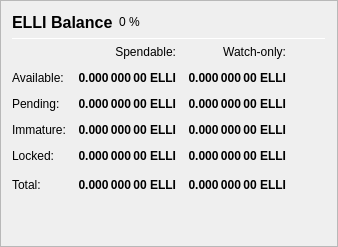
                   <widget class="QFrame" name="frame_Balances">
                    <property name="frameShape">
                     <enum>QFrame::StyledPanel</enum>
                    </property>
                    <property name="frameShadow">
                     <enum>QFrame::Raised</enum>
                    </property>
                    <layout class="QVBoxLayout" name="verticalLayout_4">
                     <item>
                      <layout class="QHBoxLayout" name="horizontalLayout_4">
                       <item>
                        <widget class="QLabel" name="label_5">
                         <property name="minimumSize">
                          <size>
                           <width>0</width>
                           <height>20</height>
                          </size>
                         </property>
                         <property name="font">
                          <font>
                           <pointsize>12</pointsize>
                           <weight>75</weight>
                           <bold>true</bold>
                          </font>
                         </property>
                         <property name="text">
                          <string>ELLI Balance</string>
                         </property>
                        </widget>
                       </item>
                       <item>
                        <widget class="QLabel" name="labelELLIPercent">
                         <property name="text">
                          <string notr="true">0 %</string>
                         </property>
                        </widget>
                       </item>
                       <item>
                        <spacer name="horizontalSpacer_3">
                         <property name="orientation">
                          <enum>Qt::Horizontal</enum>
                         </property>
                         <property name="sizeHint" stdset="0">
                          <size>
                           <width>40</width>
                           <height>20</height>
                          </size>
                         </property>
                        </spacer>
                       </item>
                      </layout>
                     </item>
                     <item>
                      <widget class="Line" name="line_Balance">
                       <property name="minimumSize">
                        <size>
                         <width>0</width>
                         <height>1</height>
                        </size>
                       </property>
                       <property name="maximumSize">
                        <size>
                         <width>16777215</width>
                         <height>1</height>
                        </size>
                       </property>
                       <property name="orientation">
                        <enum>Qt::Horizontal</enum>
                       </property>
                      </widget>
                     </item>
                     <item>
                      <layout class="QGridLayout" name="gridLayout">
                       <property name="spacing">
                        <number>12</number>
                       </property>
                       <item row="0" column="1">
                        <widget class="QLabel" name="labelSpendable">
                         <property name="text">
                          <string>Spendable:</string>
                         </property>
                         <property name="alignment">
                          <set>Qt::AlignRight|Qt::AlignTrailing|Qt::AlignVCenter</set>
                         </property>
                        </widget>
                       </item>
                       <item row="0" column="2">
                        <widget class="QLabel" name="labelWatchonly">
                         <property name="text">
                          <string>Watch-only:</string>
                         </property>
                         <property name="alignment">
                          <set>Qt::AlignRight|Qt::AlignTrailing|Qt::AlignVCenter</set>
                         </property>
                        </widget>
                       </item>
                       <item row="1" column="0">
                        <widget class="QLabel" name="labelBalanceText">
                         <property name="text">
                          <string>Available:</string>
                         </property>
                        </widget>
                       </item>
                       <item row="1" column="1">
                        <widget class="QLabel" name="labelBalance">
                         <property name="font">
                          <font>
                           <weight>75</weight>
                           <bold>true</bold>
                          </font>
                         </property>
                         <property name="cursor">
                          <cursorShape>IBeamCursor</cursorShape>
                         </property>
                         <property name="toolTip">
                          <string>Your current spendable balance</string>
                         </property>
                         <property name="text">
                          <string notr="true">0.000 000 00 ELLI</string>
                         </property>
                         <property name="alignment">
                          <set>Qt::AlignRight|Qt::AlignTrailing|Qt::AlignVCenter</set>
                         </property>
                         <property name="textInteractionFlags">
                          <set>Qt::LinksAccessibleByMouse|Qt::TextSelectableByKeyboard|Qt::TextSelectableByMouse</set>
                         </property>
                        </widget>
                       </item>
                       <item row="1" column="2">
                        <widget class="QLabel" name="labelWatchAvailable">
                         <property name="font">
                          <font>
                           <weight>75</weight>
                           <bold>true</bold>
                          </font>
                         </property>
                         <property name="cursor">
                          <cursorShape>IBeamCursor</cursorShape>
                         </property>
                         <property name="toolTip">
                          <string>Your current balance in watch-only addresses</string>
                         </property>
                         <property name="text">
                          <string notr="true">0.000 000 00 ELLI</string>
                         </property>
                         <property name="alignment">
                          <set>Qt::AlignRight|Qt::AlignTrailing|Qt::AlignVCenter</set>
                         </property>
                         <property name="textInteractionFlags">
                          <set>Qt::LinksAccessibleByMouse|Qt::TextSelectableByKeyboard|Qt::TextSelectableByMouse</set>
                         </property>
                        </widget>
                       </item>
                       <item row="2" column="0">
                        <widget class="QLabel" name="labelPendingText">
                         <property name="text">
                          <string>Pending:</string>
                         </property>
                        </widget>
                       </item>
                       <item row="2" column="1">
                        <widget class="QLabel" name="labelUnconfirmed">
                         <property name="font">
                          <font>
                           <weight>75</weight>
                           <bold>true</bold>
                          </font>
                         </property>
                         <property name="cursor">
                          <cursorShape>IBeamCursor</cursorShape>
                         </property>
                         <property name="toolTip">
                          <string>Total of transactions that have yet to be confirmed, and do not yet count toward the spendable balance</string>
                         </property>
                         <property name="text">
                          <string notr="true">0.000 000 00 ELLI</string>
                         </property>
                         <property name="alignment">
                          <set>Qt::AlignRight|Qt::AlignTrailing|Qt::AlignVCenter</set>
                         </property>
                         <property name="textInteractionFlags">
                          <set>Qt::LinksAccessibleByMouse|Qt::TextSelectableByKeyboard|Qt::TextSelectableByMouse</set>
                         </property>
                        </widget>
                       </item>
                       <item row="2" column="2">
                        <widget class="QLabel" name="labelWatchPending">
                         <property name="font">
                          <font>
                           <weight>75</weight>
                           <bold>true</bold>
                          </font>
                         </property>
                         <property name="cursor">
                          <cursorShape>IBeamCursor</cursorShape>
                         </property>
                         <property name="toolTip">
                          <string>Unconfirmed transactions to watch-only addresses</string>
                         </property>
                         <property name="text">
                          <string notr="true">0.000 000 00 ELLI</string>
                         </property>
                         <property name="alignment">
                          <set>Qt::AlignRight|Qt::AlignTrailing|Qt::AlignVCenter</set>
                         </property>
                         <property name="textInteractionFlags">
                          <set>Qt::LinksAccessibleByMouse|Qt::TextSelectableByKeyboard|Qt::TextSelectableByMouse</set>
                         </property>
                        </widget>
                       </item>
                       <item row="3" column="0">
                        <widget class="QLabel" name="labelImmatureText">
                         <property name="text">
                          <string>Immature:</string>
                         </property>
                        </widget>
                       </item>
                       <item row="3" column="1">
                        <widget class="QLabel" name="labelImmature">
                         <property name="font">
                          <font>
                           <weight>75</weight>
                           <bold>true</bold>
                          </font>
                         </property>
                         <property name="cursor">
                          <cursorShape>IBeamCursor</cursorShape>
                         </property>
                         <property name="toolTip">
                          <string>Staked or masternode rewards that has not yet matured</string>
                         </property>
                         <property name="text">
                          <string notr="true">0.000 000 00 ELLI</string>
                         </property>
                         <property name="alignment">
                          <set>Qt::AlignRight|Qt::AlignTrailing|Qt::AlignVCenter</set>
                         </property>
                         <property name="textInteractionFlags">
                          <set>Qt::LinksAccessibleByMouse|Qt::TextSelectableByKeyboard|Qt::TextSelectableByMouse</set>
                         </property>
                        </widget>
                       </item>
                       <item row="3" column="2">
                        <widget class="QLabel" name="labelWatchImmature">
                         <property name="font">
                          <font>
                           <weight>75</weight>
                           <bold>true</bold>
                          </font>
                         </property>
                         <property name="cursor">
                          <cursorShape>IBeamCursor</cursorShape>
                         </property>
                         <property name="toolTip">
                          <string>Staked or masternode rewards in watch-only addresses that has not yet matured</string>
                         </property>
                         <property name="text">
                          <string notr="true">0.000 000 00 ELLI</string>
                         </property>
                         <property name="alignment">
                          <set>Qt::AlignRight|Qt::AlignTrailing|Qt::AlignVCenter</set>
                         </property>
                         <property name="textInteractionFlags">
                          <set>Qt::LinksAccessibleByMouse|Qt::TextSelectableByKeyboard|Qt::TextSelectableByMouse</set>
                         </property>
                        </widget>
                       </item>
                       <item row="4" column="0">
                        <widget class="QLabel" name="labelLockedBalanceText">
                         <property name="toolTip">
                          <string>Locked ELLI or Masternode collaterals. These are excluded from zELLI minting.</string>
                         </property>
                         <property name="text">
                          <string>Locked:</string>
                         </property>
                        </widget>
                       </item>
                       <item row="4" column="1">
                        <widget class="QLabel" name="labelLockedBalance">
                         <property name="font">
                          <font>
                           <weight>75</weight>
                           <bold>true</bold>
                          </font>
                         </property>
                         <property name="cursor">
                          <cursorShape>IBeamCursor</cursorShape>
                         </property>
                         <property name="toolTip">
                          <string>Locked ELLI or Masternode collaterals. These are excluded from zELLI minting.</string>
                         </property>
                         <property name="text">
                          <string notr="true">0.000 000 00 ELLI</string>
                         </property>
                         <property name="alignment">
                          <set>Qt::AlignRight|Qt::AlignTrailing|Qt::AlignVCenter</set>
                         </property>
                         <property name="textInteractionFlags">
                          <set>Qt::LinksAccessibleByMouse|Qt::TextSelectableByKeyboard|Qt::TextSelectableByMouse</set>
                         </property>
                        </widget>
                       </item>
                       <item row="4" column="2">
                        <widget class="QLabel" name="labelWatchLocked">
                         <property name="font">
                          <font>
                           <weight>75</weight>
                           <bold>true</bold>
                          </font>
                         </property>
                         <property name="cursor">
                          <cursorShape>IBeamCursor</cursorShape>
                         </property>
                         <property name="toolTip">
                          <string>Current locked balance in watch-only addresses</string>
                         </property>
                         <property name="text">
                          <string notr="true">0.000 000 00 ELLI</string>
                         </property>
                         <property name="alignment">
                          <set>Qt::AlignRight|Qt::AlignTrailing|Qt::AlignVCenter</set>
                         </property>
                         <property name="textInteractionFlags">
                          <set>Qt::LinksAccessibleByMouse|Qt::TextSelectableByKeyboard|Qt::TextSelectableByMouse</set>
                         </property>
                        </widget>
                       </item>
                       <item row="5" column="0">
                        <widget class="QLabel" name="labelTotalText">
                         <property name="toolTip">
                          <string>Your current ELLI balance, unconfirmed and immature transactions included</string>
                         </property>
                         <property name="text">
                          <string>Total:</string>
                         </property>
                        </widget>
                       </item>
                       <item row="5" column="1">
                        <widget class="QLabel" name="labelTotal">
                         <property name="font">
                          <font>
                           <weight>75</weight>
                           <bold>true</bold>
                          </font>
                         </property>
                         <property name="cursor">
                          <cursorShape>IBeamCursor</cursorShape>
                         </property>
                         <property name="toolTip">
                          <string>Your current ELLI balance, unconfirmed and immature transactions included</string>
                         </property>
                         <property name="text">
                          <string notr="true">0.000 000 00 ELLI</string>
                         </property>
                         <property name="alignment">
                          <set>Qt::AlignRight|Qt::AlignTrailing|Qt::AlignVCenter</set>
                         </property>
                         <property name="textInteractionFlags">
                          <set>Qt::LinksAccessibleByMouse|Qt::TextSelectableByKeyboard|Qt::TextSelectableByMouse</set>
                         </property>
                        </widget>
                       </item>
                       <item row="5" column="2">
                        <widget class="QLabel" name="labelWatchTotal">
                         <property name="font">
                          <font>
                           <weight>75</weight>
                           <bold>true</bold>
                          </font>
                         </property>
                         <property name="cursor">
                          <cursorShape>IBeamCursor</cursorShape>
                         </property>
                         <property name="toolTip">
                          <string>Current total balance in watch-only addresses</string>
                         </property>
                         <property name="text">
                          <string notr="true">0.000 000 00 ELLI</string>
                         </property>
                         <property name="alignment">
                          <set>Qt::AlignRight|Qt::AlignTrailing|Qt::AlignVCenter</set>
                         </property>
                         <property name="textInteractionFlags">
                          <set>Qt::LinksAccessibleByMouse|Qt::TextSelectableByKeyboard|Qt::TextSelectableByMouse</set>
                         </property>
                        </widget>
                       </item>
                       <item row="5" column="3">
                        <spacer name="horizontalSpacer_9">
                         <property name="orientation">
                          <enum>Qt::Horizontal</enum>
                         </property>
                         <property name="sizeHint" stdset="0">
                          <size>
                           <width>40</width>
                           <height>20</height>
                          </size>
                         </property>
                        </spacer>
                       </item>
                      </layout>
                     </item>
                     <item>
                      <spacer name="verticalSpacer_3">
                       <property name="orientation">
                        <enum>Qt::Vertical</enum>
                       </property>
                       <property name="sizeHint" stdset="0">
                        <size>
                         <width>20</width>
                         <height>40</height>
                        </size>
                       </property>
                      </spacer>
                     </item>
                    </layout>
                   </widget>
